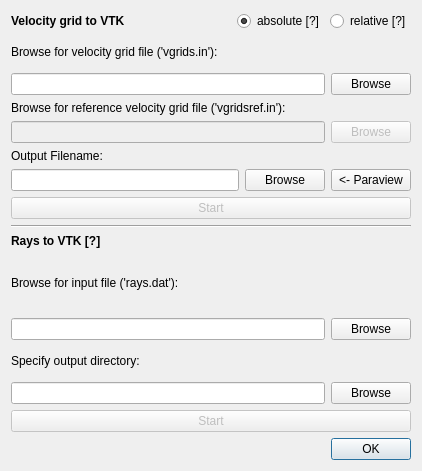
<?xml version="1.0" encoding="UTF-8"?>
<ui version="4.0">
 <class>vtk_tools</class>
 <widget class="QDialog" name="vtk_tools">
  <property name="geometry">
   <rect>
    <x>0</x>
    <y>0</y>
    <width>422</width>
    <height>471</height>
   </rect>
  </property>
  <property name="windowTitle">
   <string>VTK tools</string>
  </property>
  <layout class="QVBoxLayout" name="verticalLayout_9">
   <item>
    <layout class="QVBoxLayout" name="verticalLayout">
     <item>
      <layout class="QVBoxLayout" name="verticalLayout_4">
       <item>
        <layout class="QHBoxLayout" name="horizontalLayout">
         <item>
          <widget class="QLabel" name="label_rec">
           <property name="sizePolicy">
            <sizepolicy hsizetype="Maximum" vsizetype="Fixed">
             <horstretch>0</horstretch>
             <verstretch>0</verstretch>
            </sizepolicy>
           </property>
           <property name="font">
            <font>
             <weight>75</weight>
             <bold>true</bold>
            </font>
           </property>
           <property name="toolTip">
            <string/>
           </property>
           <property name="text">
            <string>Velocity grid to VTK</string>
           </property>
          </widget>
         </item>
         <item>
          <spacer name="horizontalSpacer">
           <property name="orientation">
            <enum>Qt::Horizontal</enum>
           </property>
           <property name="sizeHint" stdset="0">
            <size>
             <width>40</width>
             <height>20</height>
            </size>
           </property>
          </spacer>
         </item>
         <item>
          <widget class="QRadioButton" name="radioButton_abs">
           <property name="toolTip">
            <string>&lt;!DOCTYPE HTML PUBLIC &quot;-//W3C//DTD HTML 4.0//EN&quot; &quot;http://www.w3.org/TR/REC-html40/strict.dtd&quot;&gt;
&lt;html&gt;&lt;head&gt;&lt;meta name=&quot;qrichtext&quot; content=&quot;1&quot; /&gt;&lt;style type=&quot;text/css&quot;&gt;
p, li { white-space: pre-wrap; }
&lt;/style&gt;&lt;/head&gt;&lt;body style=&quot; font-family:'Sans Serif'; font-size:9pt; font-weight:400; font-style:normal;&quot;&gt;
&lt;p style=&quot; margin-top:0px; margin-bottom:0px; margin-left:0px; margin-right:0px; -qt-block-indent:0; text-indent:0px;&quot;&gt;&lt;span style=&quot; font-family:'Sans'; font-size:10pt;&quot;&gt;Create vtk velocity model with absolute velocities. &lt;/span&gt;&lt;/p&gt;
&lt;p style=&quot;-qt-paragraph-type:empty; margin-top:0px; margin-bottom:0px; margin-left:0px; margin-right:0px; -qt-block-indent:0; text-indent:0px; font-family:'Sans'; font-size:10pt;&quot;&gt;&lt;br /&gt;&lt;/p&gt;
&lt;p style=&quot; margin-top:0px; margin-bottom:0px; margin-left:0px; margin-right:0px; -qt-block-indent:0; text-indent:0px;&quot;&gt;&lt;span style=&quot; font-family:'Sans'; font-size:10pt;&quot;&gt;Inputfile: &lt;/span&gt;&lt;/p&gt;
&lt;p style=&quot;-qt-paragraph-type:empty; margin-top:0px; margin-bottom:0px; margin-left:0px; margin-right:0px; -qt-block-indent:0; text-indent:0px; font-family:'Sans'; font-size:10pt;&quot;&gt;&lt;br /&gt;&lt;/p&gt;
&lt;p style=&quot; margin-top:0px; margin-bottom:0px; margin-left:0px; margin-right:0px; -qt-block-indent:0; text-indent:0px;&quot;&gt;&lt;span style=&quot; font-family:'Sans'; font-size:10pt;&quot;&gt;'vgrids.in' of the corresponding iteration step (e.g. iteration step 1: &lt;/span&gt;&lt;span style=&quot; font-family:'Sans'; font-size:10pt; font-style:italic;&quot;&gt;$simulation_dir/it1/vgrids.in&lt;/span&gt;&lt;span style=&quot; font-family:'Sans'; font-size:10pt;&quot;&gt;)&lt;/span&gt;&lt;/p&gt;&lt;/body&gt;&lt;/html&gt;</string>
           </property>
           <property name="text">
            <string>absolute [?]</string>
           </property>
           <property name="checked">
            <bool>true</bool>
           </property>
          </widget>
         </item>
         <item>
          <widget class="QRadioButton" name="radioButton_rel">
           <property name="toolTip">
            <string>&lt;!DOCTYPE HTML PUBLIC &quot;-//W3C//DTD HTML 4.0//EN&quot; &quot;http://www.w3.org/TR/REC-html40/strict.dtd&quot;&gt;
&lt;html&gt;&lt;head&gt;&lt;meta name=&quot;qrichtext&quot; content=&quot;1&quot; /&gt;&lt;style type=&quot;text/css&quot;&gt;
p, li { white-space: pre-wrap; }
&lt;/style&gt;&lt;/head&gt;&lt;body style=&quot; font-family:'Sans Serif'; font-size:9pt; font-weight:400; font-style:normal;&quot;&gt;
&lt;p style=&quot; margin-top:0px; margin-bottom:0px; margin-left:0px; margin-right:0px; -qt-block-indent:0; text-indent:0px;&quot;&gt;&lt;span style=&quot; font-family:'Sans'; font-size:10pt;&quot;&gt;Create vtk velocity model with relative velocities. &lt;/span&gt;&lt;/p&gt;
&lt;p style=&quot;-qt-paragraph-type:empty; margin-top:0px; margin-bottom:0px; margin-left:0px; margin-right:0px; -qt-block-indent:0; text-indent:0px; font-family:'Sans'; font-size:10pt;&quot;&gt;&lt;br /&gt;&lt;/p&gt;
&lt;p style=&quot; margin-top:0px; margin-bottom:0px; margin-left:0px; margin-right:0px; -qt-block-indent:0; text-indent:0px;&quot;&gt;&lt;span style=&quot; font-family:'Sans'; font-size:10pt;&quot;&gt;Inputfiles: &lt;/span&gt;&lt;/p&gt;
&lt;p style=&quot;-qt-paragraph-type:empty; margin-top:0px; margin-bottom:0px; margin-left:0px; margin-right:0px; -qt-block-indent:0; text-indent:0px; font-family:'Sans'; font-size:10pt;&quot;&gt;&lt;br /&gt;&lt;/p&gt;
&lt;p style=&quot; margin-top:0px; margin-bottom:0px; margin-left:0px; margin-right:0px; -qt-block-indent:0; text-indent:0px;&quot;&gt;&lt;span style=&quot; font-family:'Sans'; font-size:10pt;&quot;&gt;'vgrids.in' of the corresponding iteration step (e.g. iteration step 1: &lt;/span&gt;&lt;span style=&quot; font-family:'Sans'; font-size:10pt; font-style:italic;&quot;&gt;$simulation_dir/it1/vgrids.in&lt;/span&gt;&lt;span style=&quot; font-family:'Sans'; font-size:10pt;&quot;&gt;)&lt;/span&gt;&lt;/p&gt;
&lt;p style=&quot; margin-top:0px; margin-bottom:0px; margin-left:0px; margin-right:0px; -qt-block-indent:0; text-indent:0px;&quot;&gt;&lt;span style=&quot; font-family:'Sans'; font-size:10pt;&quot;&gt;'vgridsref.in' (&lt;/span&gt;&lt;span style=&quot; font-family:'Sans'; font-size:10pt; font-style:italic;&quot;&gt;$simulation_dir/vgridsref.in&lt;/span&gt;&lt;span style=&quot; font-family:'Sans'; font-size:10pt;&quot;&gt;)&lt;/span&gt;&lt;/p&gt;&lt;/body&gt;&lt;/html&gt;</string>
           </property>
           <property name="text">
            <string>relative [?]</string>
           </property>
          </widget>
         </item>
        </layout>
       </item>
       <item>
        <layout class="QVBoxLayout" name="verticalLayout_6">
         <item>
          <widget class="QLabel" name="label_3">
           <property name="text">
            <string>Browse for velocity grid file ('vgrids.in'):</string>
           </property>
          </widget>
         </item>
         <item>
          <layout class="QHBoxLayout" name="horizontalLayout_2">
           <item>
            <widget class="QLineEdit" name="lineEdit_vg"/>
           </item>
           <item>
            <widget class="QPushButton" name="pushButton_vg">
             <property name="text">
              <string>Browse</string>
             </property>
            </widget>
           </item>
          </layout>
         </item>
        </layout>
       </item>
       <item>
        <layout class="QVBoxLayout" name="verticalLayout_7">
         <item>
          <widget class="QLabel" name="label_4">
           <property name="text">
            <string>Browse for reference velocity grid file ('vgridsref.in'):</string>
           </property>
          </widget>
         </item>
         <item>
          <layout class="QHBoxLayout" name="horizontalLayout_4">
           <item>
            <widget class="QLineEdit" name="lineEdit_vgref">
             <property name="enabled">
              <bool>false</bool>
             </property>
            </widget>
           </item>
           <item>
            <widget class="QPushButton" name="pushButton_vgref">
             <property name="enabled">
              <bool>false</bool>
             </property>
             <property name="text">
              <string>Browse</string>
             </property>
            </widget>
           </item>
          </layout>
         </item>
         <item>
          <layout class="QVBoxLayout" name="verticalLayout_8"/>
         </item>
         <item>
          <widget class="QLabel" name="label_5">
           <property name="text">
            <string>Output Filename:</string>
           </property>
          </widget>
         </item>
         <item>
          <layout class="QHBoxLayout" name="horizontalLayout_3">
           <item>
            <widget class="QLineEdit" name="lineEdit_vgout">
             <property name="text">
              <string/>
             </property>
             <property name="alignment">
              <set>Qt::AlignRight|Qt::AlignTrailing|Qt::AlignVCenter</set>
             </property>
            </widget>
           </item>
           <item>
            <widget class="QPushButton" name="pushButton_vtkout">
             <property name="text">
              <string>Browse</string>
             </property>
            </widget>
           </item>
           <item>
            <widget class="QPushButton" name="pushButton_parav">
             <property name="toolTip">
              <string>&lt;!DOCTYPE HTML PUBLIC &quot;-//W3C//DTD HTML 4.0//EN&quot; &quot;http://www.w3.org/TR/REC-html40/strict.dtd&quot;&gt;
&lt;html&gt;&lt;head&gt;&lt;meta name=&quot;qrichtext&quot; content=&quot;1&quot; /&gt;&lt;style type=&quot;text/css&quot;&gt;
p, li { white-space: pre-wrap; }
&lt;/style&gt;&lt;/head&gt;&lt;body style=&quot; font-family:'Sans'; font-size:10pt; font-weight:400; font-style:normal;&quot;&gt;
&lt;p style=&quot; margin-top:0px; margin-bottom:0px; margin-left:0px; margin-right:0px; -qt-block-indent:0; text-indent:0px;&quot;&gt;Call Paraview (Shell command: &lt;span style=&quot; font-style:italic;&quot;&gt;paraview&lt;/span&gt;) for the specified output filename in the current directory.&lt;/p&gt;&lt;/body&gt;&lt;/html&gt;</string>
             </property>
             <property name="text">
              <string>&lt;- Paraview</string>
             </property>
            </widget>
           </item>
          </layout>
         </item>
         <item>
          <widget class="QPushButton" name="start_vg">
           <property name="enabled">
            <bool>false</bool>
           </property>
           <property name="text">
            <string>Start</string>
           </property>
          </widget>
         </item>
        </layout>
       </item>
      </layout>
     </item>
     <item>
      <layout class="QVBoxLayout" name="verticalLayout_2">
       <item>
        <widget class="Line" name="line">
         <property name="orientation">
          <enum>Qt::Horizontal</enum>
         </property>
        </widget>
       </item>
       <item>
        <widget class="QLabel" name="label_src">
         <property name="sizePolicy">
          <sizepolicy hsizetype="Preferred" vsizetype="Fixed">
           <horstretch>0</horstretch>
           <verstretch>0</verstretch>
          </sizepolicy>
         </property>
         <property name="font">
          <font>
           <weight>75</weight>
           <bold>true</bold>
          </font>
         </property>
         <property name="toolTip">
          <string>Create VTK files from the FMTOMO output file 'rays.dat'.
This will generate one file of ray paths for each individual source.</string>
         </property>
         <property name="text">
          <string>Rays to VTK [?]</string>
         </property>
        </widget>
       </item>
       <item>
        <layout class="QVBoxLayout" name="verticalLayout_3">
         <item>
          <widget class="QLabel" name="label">
           <property name="text">
            <string>Browse for input file ('rays.dat'):</string>
           </property>
          </widget>
         </item>
         <item>
          <layout class="QHBoxLayout" name="horizontalLayout_6">
           <item>
            <widget class="QLineEdit" name="lineEdit_rays"/>
           </item>
           <item>
            <widget class="QPushButton" name="pushButton_rays">
             <property name="text">
              <string>Browse</string>
             </property>
            </widget>
           </item>
          </layout>
         </item>
        </layout>
       </item>
       <item>
        <layout class="QVBoxLayout" name="verticalLayout_5">
         <item>
          <widget class="QLabel" name="label_2">
           <property name="text">
            <string>Specify output directory:</string>
           </property>
          </widget>
         </item>
         <item>
          <layout class="QHBoxLayout" name="horizontalLayout_5">
           <item>
            <widget class="QLineEdit" name="lineEdit_raysout"/>
           </item>
           <item>
            <widget class="QPushButton" name="pushButton_raysout">
             <property name="text">
              <string>Browse</string>
             </property>
            </widget>
           </item>
          </layout>
         </item>
         <item>
          <widget class="QPushButton" name="start_rays">
           <property name="enabled">
            <bool>false</bool>
           </property>
           <property name="text">
            <string>Start</string>
           </property>
          </widget>
         </item>
        </layout>
       </item>
      </layout>
     </item>
    </layout>
   </item>
   <item>
    <widget class="QDialogButtonBox" name="buttonBox">
     <property name="orientation">
      <enum>Qt::Horizontal</enum>
     </property>
     <property name="standardButtons">
      <set>QDialogButtonBox::Ok</set>
     </property>
    </widget>
   </item>
  </layout>
 </widget>
 <resources/>
 <connections>
  <connection>
   <sender>buttonBox</sender>
   <signal>accepted()</signal>
   <receiver>vtk_tools</receiver>
   <slot>accept()</slot>
   <hints>
    <hint type="sourcelabel">
     <x>248</x>
     <y>254</y>
    </hint>
    <hint type="destinationlabel">
     <x>157</x>
     <y>274</y>
    </hint>
   </hints>
  </connection>
  <connection>
   <sender>buttonBox</sender>
   <signal>rejected()</signal>
   <receiver>vtk_tools</receiver>
   <slot>reject()</slot>
   <hints>
    <hint type="sourcelabel">
     <x>316</x>
     <y>260</y>
    </hint>
    <hint type="destinationlabel">
     <x>286</x>
     <y>274</y>
    </hint>
   </hints>
  </connection>
 </connections>
</ui>
